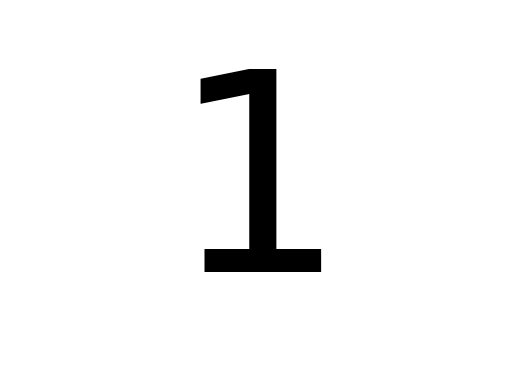

The script that saved this image:
import numpy as np
import matplotlib.pyplot as plt

plt.text(0, 0, '1', 
        fontsize=200,
        ha='center',
        va='center')
plt.axis('off')
plt.xlim([-.1,.1])
plt.ylim([-.1,.1])
plt.axis('equal')
plt.savefig('4.png', 
            bbox_inches='tight')